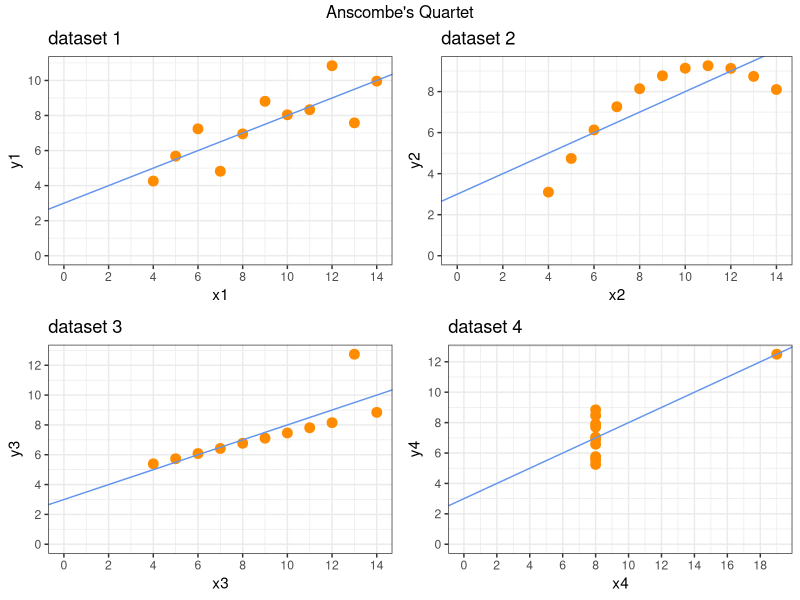

The R script that drew this image:
getwd()
setwd("D:/limworkspace/R_lecture/Part4")
setwd("D:/limworkspace/R_lecture/Part4/data")
setwd("D:/limworkspace/R_lecture/Part4/graph")
getwd()

#--------------------------------------------------------------#
#------------------- Part 5 데이터 분석 기초 ------------------#
#--------------------------------------------------------------#

# 1. Anscombe`s Quartet
# 기술통계량 (평균, 분산, 상관계수, 회귀식)이 동일한 4개의 데이터 셋
# https://statkclee.github.io/viz/viz.html
library(dplyr)

ans_x_mean <- anscombe %>% 
              select(1:4) %>% 
              summarise_each(list(mean), x1,x2,x3,x4) 

ans_y_mean <- anscombe %>% 
              select(5:8) %>%
              summarise_each(list(mean), y1,y2,y3,y4) 

ans_x_var <- anscombe %>% 
             select(1:4) %>% 
             summarise_each(list(var), x1,x2,x3,x4) 

ans_y_var <- anscombe %>% 
             select(5:8) %>%
             summarise_each(list(var), y1,y2,y3,y4)

library(ggplot2)

p1 <- ggplot(anscombe) + 
      geom_point(aes(x1, y1), color = "darkorange", size = 3) + 
      theme_bw() + 
      scale_x_continuous(breaks = seq(0, 20, 2)) + 
      scale_y_continuous(breaks = seq(0, 12, 2)) + 
      geom_abline(intercept = 3, slope = 0.5, color = "cornflowerblue") + 
      expand_limits(x = 0, y = 0) + 
      labs(title = "dataset 1")

p2 <- ggplot(anscombe) + 
      geom_point(aes(x2, y2), color = "darkorange", size = 3) + 
      theme_bw() + scale_x_continuous(breaks = seq(0, 20, 2)) + 
      scale_y_continuous(breaks = seq(0, 12, 2)) + 
      geom_abline(intercept = 3, slope = 0.5, color = "cornflowerblue") + 
      expand_limits(x = 0, y = 0) + 
      labs(title = "dataset 2")

p3 <- ggplot(anscombe) + 
      geom_point(aes(x3, y3), color = "darkorange", size = 3) + 
      theme_bw() + 
      scale_x_continuous(breaks = seq(0, 20, 2)) + 
      scale_y_continuous(breaks = seq(0, 12, 2)) + 
      geom_abline(intercept = 3, slope = 0.5, color = "cornflowerblue") + 
      expand_limits(x = 0, y = 0) + 
      labs(title = "dataset 3")

p4 <- ggplot(anscombe) + 
      geom_point(aes(x4, y4), color = "darkorange", size = 3) + 
      theme_bw() + 
      scale_x_continuous(breaks = seq(0, 20, 2)) + 
      scale_y_continuous(breaks = seq(0, 12, 2)) + 
      geom_abline(intercept = 3, slope = 0.5, color = "cornflowerblue") + 
      expand_limits(x = 0, y = 0) + 
      labs(title = "dataset 4")


install.packages("gridExtra")
library("gridExtra")
grid.arrange(p1, p2, p3, p4, ncol=2, top = "Anscombe's Quartet")


